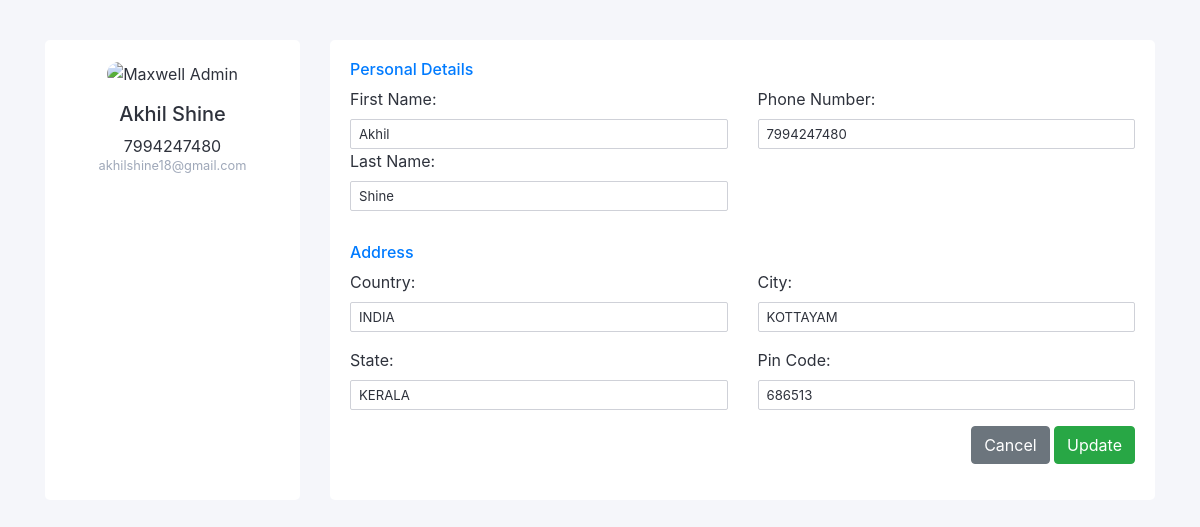
Page /edit_profile.html/ (signed in) on the earlier database version.
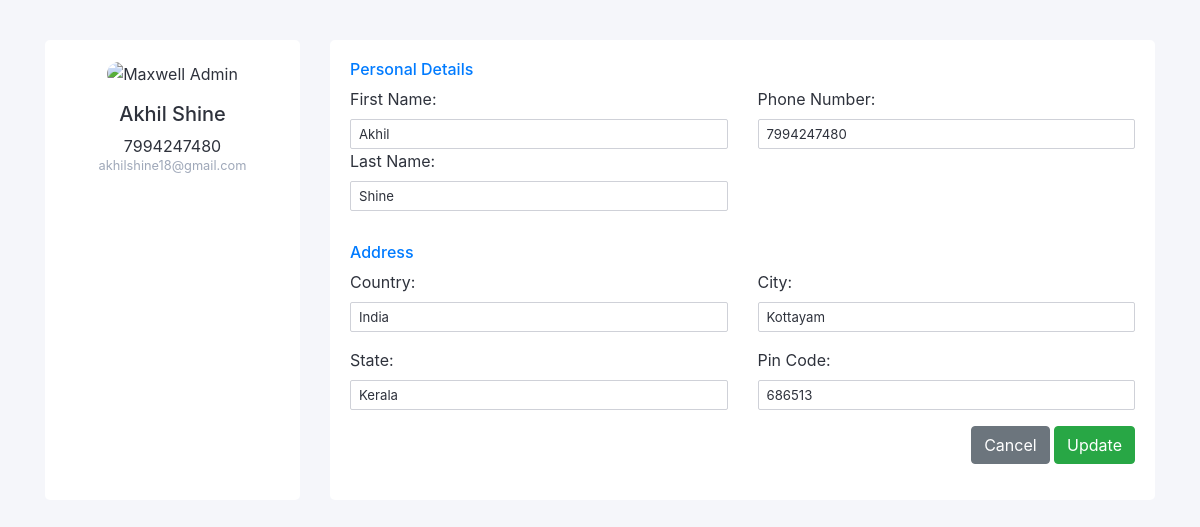
Same page on the later database version.
### StepGuideApp/models.py (models this page shows, shortened)
class UserProfile(models.Model):
    user = models.OneToOneField(CustomUser, on_delete=models.CASCADE, blank=True, null=True)
    profile_pic=models.FileField(upload_to='profile_pic/',blank=True,null=True)
    country = models.CharField(max_length=15, blank=True, null=True)
    state = models.CharField(max_length=15, blank=True, null=True)
    city = models.CharField(max_length=15, blank=True, null=True)
    pin_code = models.CharField(max_length=6, blank=True, null=True)
    created_at = models.DateTimeField(auto_now_add=True)
    modified_at = models.DateTimeField(auto_now=True)

### StepGuideApp/views.py (the view, shortened to what this page needs)
# urls.py: path('edit_profile.html/',views.edit_profile,name='edit_profile'),
def edit_profile(request):
    user = request.user
    user_profile = UserProfile.objects.get(user=user)
    context = {
        'user': user,
        'user_profile': user_profile,
    }
    return render(request, 'edit_profile.html',context)

### template/edit_profile.html (shortened to what the changed rows need)
{% load static %}
<!DOCTYPE html>
<html lang="en">
<head>
<link href="https://cdn.jsdelivr.net/npm/bootstrap@4.5.0/dist/css/bootstrap.min.css" rel="stylesheet">
</head>
<body>
<div class="container">
    <div class="row gutters">
        <div class="col-xl-9 col-lg-9 col-md-12 col-sm-12 col-12">
            <div class="card h-100">
                <div class="card-body">
                    <form method="post" enctype="multipart/form-data" id="pictureForm">
                        <div class="row gutters">
                            <div class="col-xl-6 col-lg-6 col-md-6 col-sm-6 col-12">
                                <div class="form-group">
                                    <label for="country" class="form-label">Country:</label>
                                    <input type="text" class="form-control form-control-sm" id="country" name="country" value="{{ user_profile.country }}" required>
                                </div>
                            </div>
                            <div class="col-xl-6 col-lg-6 col-md-6 col-sm-6 col-12">
                                <div class="form-group">
                                    <label for="city" class="form-label">City:</label>
                                    <input type="text" class="form-control form-control-sm" id="city" name="city" value="{{ user_profile.city }}">
                                </div>
                            </div>
                            <div class="col-xl-6 col-lg-6 col-md-6 col-sm-6 col-12">
                                <div class="form-group">
                                    <label for="state" class="form-label">State:</label>
                                    <input type="text" class="form-control form-control-sm" id="state" name="state" value="{{ user_profile.state }}">
                                </div>
                            </div>
                            <div class="col-xl-6 col-lg-6 col-md-6 col-sm-6 col-12">
                                <div class="form-group">
                                    <label for="pin_code" class="form-label">Pin Code:</label>
                                    <input type="text" class="form-control form-control-sm" id="pin_code" name="pin_code" value="{{ user_profile.pin_code }}">
                                </div>
                            </div>
                        </div>
                    </form>
                </div>
            </div>
        </div>
    </div>
</div>
</body>
</html>

Differences in the rows shown:
changed UserProfile: country "INDIA" → "India"; city "KOTTAYAM" → "Kottayam"; state "KERALA" → "Kerala"
